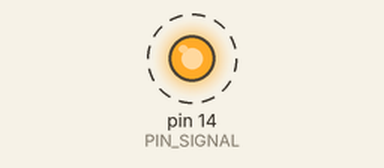
A sketch run on a simulated Arduino Uno, built with avr-gcc and run on an emulated ATmega328P. Parts: output pins drawn as LEDs (lit = HIGH). Dashed ring = blinking.

Above: at 0.12 s.
Timing chart, 0 to 3.0 s (numbered marks = the images above):
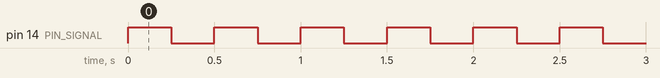

Measured:
- by itself, pin 14 (PIN_SIGNAL): alternates HIGH for 0.25 s and LOW for 0.25 s

The sketch:

dbg_clock.ino
```cpp
#define PIN_SIGNAL 14
#define INT_MS 250

void setup()
{
  pinMode(PIN_SIGNAL, OUTPUT);
}

void loop()
{
  digitalWrite(PIN_SIGNAL, HIGH);
  delay(INT_MS);
  digitalWrite(PIN_SIGNAL, LOW);
  delay(INT_MS);
}
```
